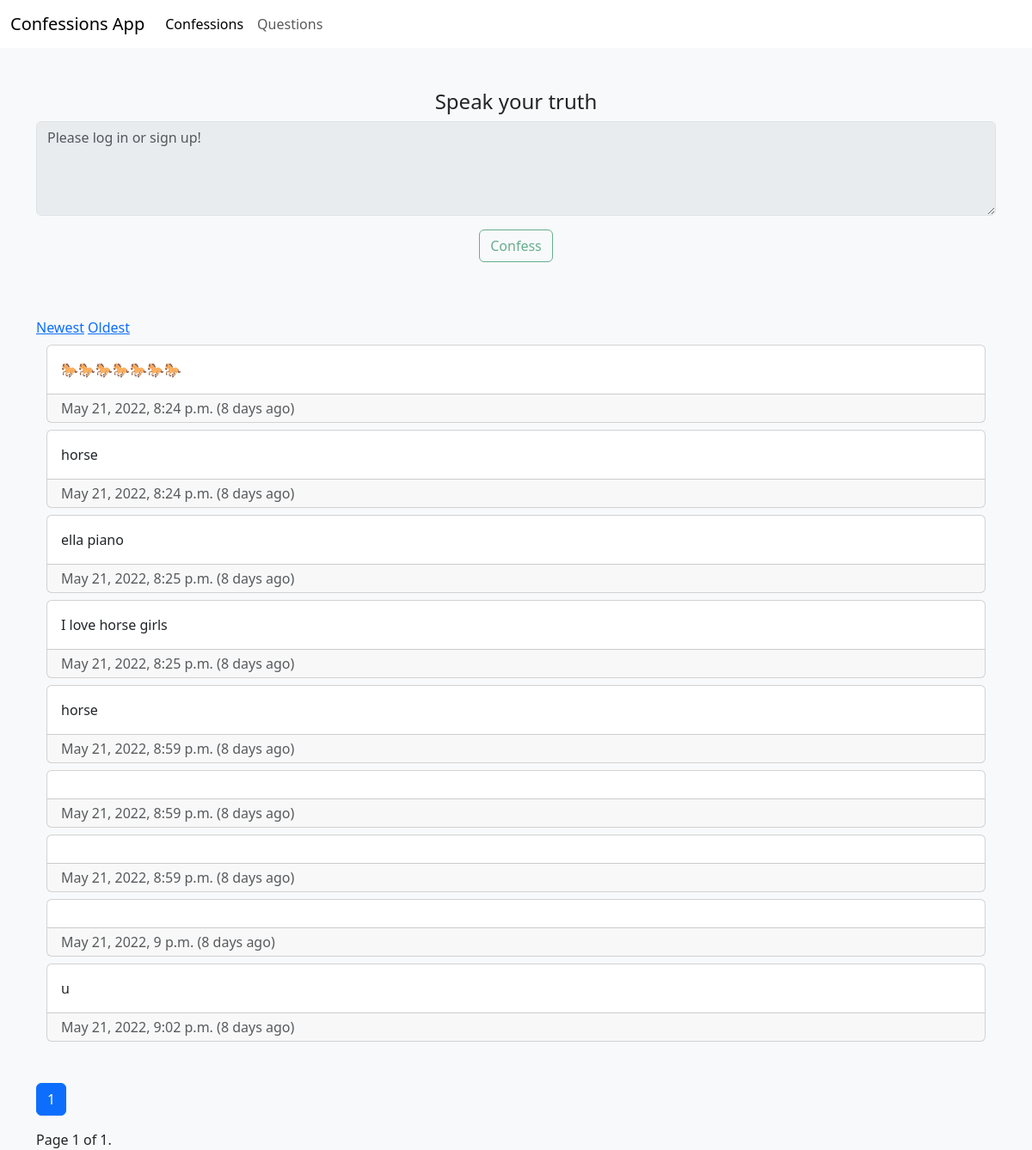
Page /confessions/?page=2&SortBy=Oldest on the earlier database version.
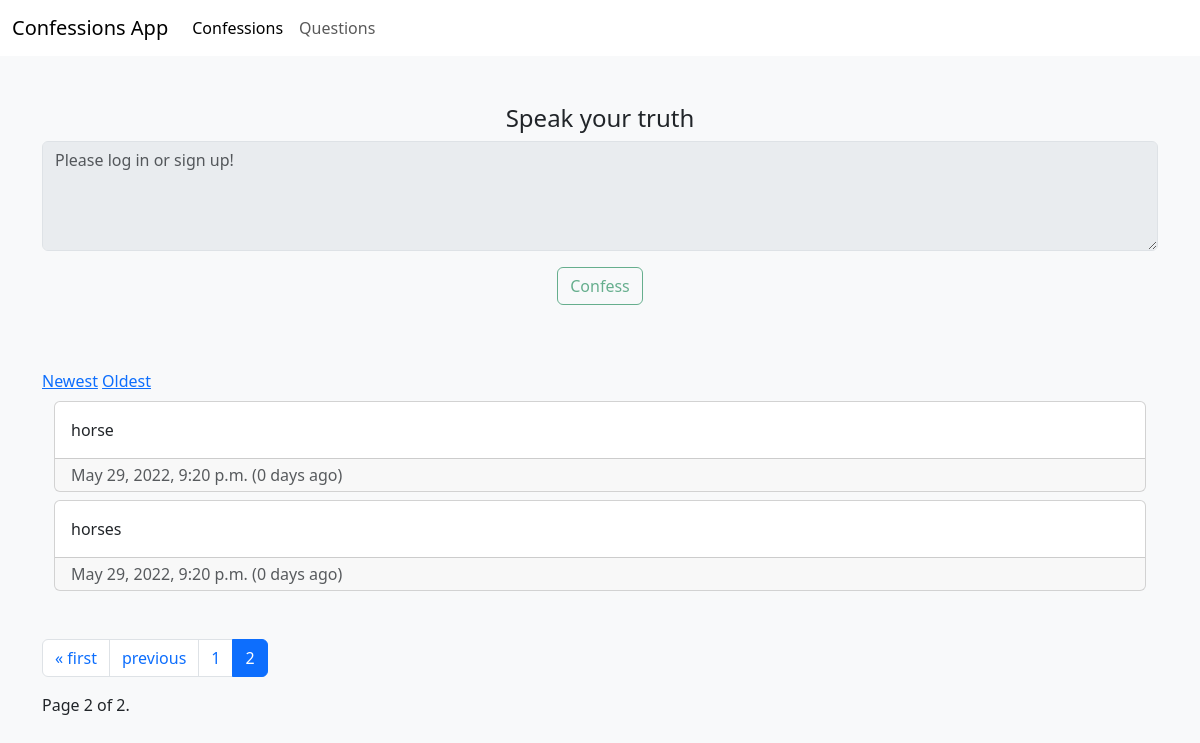
Same page on the later database version.
### ConfessionsApp/models.py (models this page shows, shortened)
class Confession(models.Model):
    body = models.CharField(max_length=666)
    date = models.DateTimeField(auto_now=True)
    owner=models.ForeignKey(User, on_delete=models.CASCADE)
    @property
    def num_days_ago(self):
        today= timezone.now()
        return (today - self.date).days

### ConfessionsApp/views.py (the view, shortened to what this page needs)
# urls.py: path("confessions/", views.confessions, name="confessions"),
def confessions(request):
    if request.method != "POST":
        SortBy = request.GET.get('SortBy')
        if SortBy == "Newest":
            Confessions = Confession.objects.all().order_by('-date')
        elif SortBy == "Oldest":
            Confessions = Confession.objects.all().order_by('date')
        else:
            Confessions = Confession.objects.all().order_by('-date')
        paginator = Paginator(Confessions, 10)
        page_number = request.GET.get('page')
        page_obj = paginator.get_page(page_number)
        return render(request, 'ConfessionsApp/confessions.html',
                    {'page_obj': page_obj,
                    'SortBy' : SortBy,})

### ConfessionsApp/templates/ConfessionsApp/confessions.html (shortened to what this page needs)
{%extends 'ConfessionsApp/base.html'%}
{%load static%}
{%block content%}
<div class="container">
  <form method="POST">
    <div class=" mt-5 mb-3 text-center">
      <h4 for="ConfessionInput" class="form-label mb-2">Speak your truth</h4>
      {%if user.is_authenticated%}
      <textarea class="form-control" name="ConfessionInput" rows="4" placeholder="Type your confession..."></textarea>
      <input class="btn btn-outline-success mt-3 mb-5" id="submitBtn" type="submit" value="Confess"/>
      {%else%}
      <textarea class="form-control" name="ConfessionInput" rows="4" placeholder="Please log in or sign up!" disabled></textarea>
      <input class="btn btn-outline-success mt-3 mb-5" id="submitBtn" type="submit" value="Confess" disabled/>
      {%endif%}
    </div>
  </form>
  <a href="?page={{page_obj.number}}&SortBy=Newest">Newest</a>
  <a href="?page={{page_obj.number}}&SortBy=Oldest">Oldest</a>
  <div class="container mb-5">
    {% for Confession in page_obj %}
      <div class="card mt-2 mb-2">
        <span class="card-body">{{Confession.body}}</span>
        <div class="card-footer py-1 submission-footer text-muted">
          <span class="card-text">
            {{Confession.date}}
            {%if Confession.num_days_ago != 1%}
              ({{Confession.num_days_ago}} days ago)
            {%else%}
            ({{Confession.num_days_ago}} day ago)
            {%endif%}
          </span>
        </div>
      </div>
    {%endfor%}
  </div>
<ul class="pagination my-3">
        {% if page_obj.has_previous %}
            <li class="page-item">
              <a class="page-link" href="?page=1">&laquo; first</a>
            </li>
            <li class="page-item">
              <a class="page-link" href="?page={{ page_obj.previous_page_number }}&SortBy={{SortBy}}">previous</a>
            </li>
            <li class="page-item">
              <a class="page-link" href="?page={{ page_obj.previous_page_number }}&SortBy={{SortBy}}">{{ page_obj.previous_page_number }}</a>
            </li>
        {% endif %}
        <li class="page-item active" aria-current="page">
          <a class="page-link" href="#" >{{page_obj.number}}</a>
        </li>
</ul>
<span class="current">
  Page {{ page_obj.number }} of {{ page_obj.paginator.num_pages }}.
</span>
</div>
{%endblock content%}

Differences in the rows shown:
no longer on this page (row unchanged): Confession: body "🐎🐎🐎🐎🐎🐎🐎", date "May 21, 2022, 8:24 p.m.", num_days_ago "8"
no longer on this page (row unchanged): Confession: body "horse", date "May 21, 2022, 8:24 p.m.", num_days_ago "8"
no longer on this page (row unchanged): Confession: body "ella piano", date "May 21, 2022, 8:25 p.m.", num_days_ago "8"
no longer on this page (row unchanged): Confession: body "I love horse girls", date "May 21, 2022, 8:25 p.m.", num_days_ago "8"
no longer on this page (row unchanged): Confession: body "horse", date "May 21, 2022, 8:59 p.m.", num_days_ago "8"
removed Confession: date "May 21, 2022, 8:59 p.m.", num_days_ago "8"
removed Confession: date "May 21, 2022, 8:59 p.m.", num_days_ago "8"
removed Confession: date "May 21, 2022, 9 p.m.", num_days_ago "8"
no longer on this page (row unchanged): Confession: body "u", date "May 21, 2022, 9:02 p.m.", num_days_ago "8"
added Confession: body "horse", date "May 29, 2022, 9:20 p.m.", num_days_ago "0"
added Confession: body "horses", date "May 29, 2022, 9:20 p.m.", num_days_ago "0"
Other differences:
{{ page_obj.previous_page_number }}: (not shown) → "1"
{{ page_obj.number }}: "1" → "2"
{{ page_obj.paginator.num_pages }}: "1" → "2"
text now shown: "« first previous"
